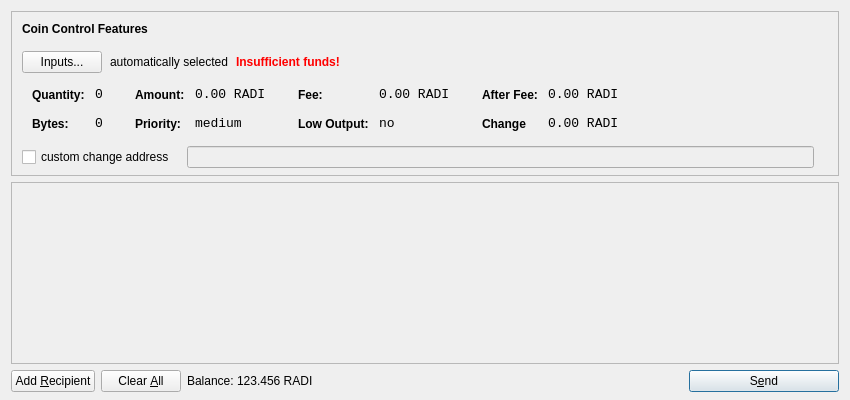
<?xml version="1.0" encoding="UTF-8"?>
<ui version="4.0">
 <class>SendCoinsDialog</class>
 <widget class="QDialog" name="SendCoinsDialog">
  <property name="geometry">
   <rect>
    <x>0</x>
    <y>0</y>
    <width>850</width>
    <height>400</height>
   </rect>
  </property>
  <property name="windowTitle">
   <string>Send Coins</string>
  </property>
  <layout class="QVBoxLayout" name="verticalLayout" stretch="0,1,0">
   <property name="bottomMargin">
    <number>8</number>
   </property>
   <item>
    <widget class="QFrame" name="frameCoinControl">
     <property name="sizePolicy">
      <sizepolicy hsizetype="Expanding" vsizetype="Expanding">
       <horstretch>0</horstretch>
       <verstretch>0</verstretch>
      </sizepolicy>
     </property>
     <property name="maximumSize">
      <size>
       <width>16777215</width>
       <height>16777215</height>
      </size>
     </property>
     <property name="frameShape">
      <enum>QFrame::StyledPanel</enum>
     </property>
     <property name="frameShadow">
      <enum>QFrame::Sunken</enum>
     </property>
     <layout class="QVBoxLayout" name="verticalLayoutCoinControl2">
      <property name="spacing">
       <number>-1</number>
      </property>
      <property name="leftMargin">
       <number>0</number>
      </property>
      <property name="topMargin">
       <number>0</number>
      </property>
      <property name="rightMargin">
       <number>0</number>
      </property>
      <property name="bottomMargin">
       <number>6</number>
      </property>
      <item>
       <layout class="QVBoxLayout" name="verticalLayoutCoinControl" stretch="0,0,0,0,1">
        <property name="spacing">
         <number>0</number>
        </property>
        <property name="leftMargin">
         <number>10</number>
        </property>
        <property name="topMargin">
         <number>10</number>
        </property>
        <item>
         <layout class="QHBoxLayout" name="horizontalLayoutCoinControl1">
          <property name="bottomMargin">
           <number>15</number>
          </property>
          <item>
           <widget class="QLabel" name="labelCoinControlFeatures">
            <property name="sizePolicy">
             <sizepolicy hsizetype="Preferred" vsizetype="Maximum">
              <horstretch>0</horstretch>
              <verstretch>0</verstretch>
             </sizepolicy>
            </property>
            <property name="font">
             <font>
              <weight>75</weight>
              <bold>true</bold>
             </font>
            </property>
            <property name="styleSheet">
             <string notr="true">font-weight:bold;</string>
            </property>
            <property name="text">
             <string>Coin Control Features</string>
            </property>
           </widget>
          </item>
         </layout>
        </item>
        <item>
         <layout class="QHBoxLayout" name="horizontalLayoutCoinControl2" stretch="0,0,0,0">
          <property name="spacing">
           <number>8</number>
          </property>
          <property name="bottomMargin">
           <number>10</number>
          </property>
          <item>
           <widget class="QPushButton" name="pushButtonCoinControl">
            <property name="styleSheet">
             <string notr="true"/>
            </property>
            <property name="text">
             <string>Inputs...</string>
            </property>
           </widget>
          </item>
          <item>
           <widget class="QLabel" name="labelCoinControlAutomaticallySelected">
            <property name="text">
             <string>automatically selected</string>
            </property>
            <property name="margin">
             <number>5</number>
            </property>
           </widget>
          </item>
          <item>
           <widget class="QLabel" name="labelCoinControlInsuffFunds">
            <property name="font">
             <font>
              <weight>75</weight>
              <bold>true</bold>
             </font>
            </property>
            <property name="styleSheet">
             <string notr="true">color:red;font-weight:bold;</string>
            </property>
            <property name="text">
             <string>Insufficient funds!</string>
            </property>
            <property name="margin">
             <number>5</number>
            </property>
           </widget>
          </item>
          <item>
           <spacer name="horizontalSpacerCoinControl">
            <property name="orientation">
             <enum>Qt::Horizontal</enum>
            </property>
            <property name="sizeHint" stdset="0">
             <size>
              <width>40</width>
              <height>1</height>
             </size>
            </property>
           </spacer>
          </item>
         </layout>
        </item>
        <item>
         <widget class="QWidget" name="widgetCoinControl" native="true">
          <property name="sizePolicy">
           <sizepolicy hsizetype="Preferred" vsizetype="Preferred">
            <horstretch>0</horstretch>
            <verstretch>0</verstretch>
           </sizepolicy>
          </property>
          <property name="minimumSize">
           <size>
            <width>0</width>
            <height>0</height>
           </size>
          </property>
          <property name="styleSheet">
           <string notr="true"/>
          </property>
          <layout class="QHBoxLayout" name="horizontalLayoutCoinControl5">
           <property name="margin">
            <number>0</number>
           </property>
           <item>
            <layout class="QHBoxLayout" name="horizontalLayoutCoinControl3" stretch="0,0,0,1">
             <property name="spacing">
              <number>20</number>
             </property>
             <property name="topMargin">
              <number>0</number>
             </property>
             <property name="bottomMargin">
              <number>10</number>
             </property>
             <item>
              <layout class="QFormLayout" name="formLayoutCoinControl1">
               <property name="horizontalSpacing">
                <number>10</number>
               </property>
               <property name="verticalSpacing">
                <number>14</number>
               </property>
               <property name="leftMargin">
                <number>10</number>
               </property>
               <property name="topMargin">
                <number>4</number>
               </property>
               <property name="rightMargin">
                <number>6</number>
               </property>
               <item row="0" column="0">
                <widget class="QLabel" name="labelCoinControlQuantityText">
                 <property name="styleSheet">
                  <string notr="true">font-weight:bold;</string>
                 </property>
                 <property name="text">
                  <string>Quantity:</string>
                 </property>
                 <property name="margin">
                  <number>0</number>
                 </property>
                </widget>
               </item>
               <item row="0" column="1">
                <widget class="QLabel" name="labelCoinControlQuantity">
                 <property name="font">
                  <font>
                   <family>Monospace</family>
                   <pointsize>10</pointsize>
                  </font>
                 </property>
                 <property name="cursor">
                  <cursorShape>IBeamCursor</cursorShape>
                 </property>
                 <property name="contextMenuPolicy">
                  <enum>Qt::ActionsContextMenu</enum>
                 </property>
                 <property name="text">
                  <string>0</string>
                 </property>
                 <property name="margin">
                  <number>0</number>
                 </property>
                 <property name="textInteractionFlags">
                  <set>Qt::LinksAccessibleByMouse|Qt::TextSelectableByKeyboard|Qt::TextSelectableByMouse</set>
                 </property>
                </widget>
               </item>
               <item row="1" column="0">
                <widget class="QLabel" name="labelCoinControlBytesText">
                 <property name="styleSheet">
                  <string notr="true">font-weight:bold;</string>
                 </property>
                 <property name="text">
                  <string>Bytes:</string>
                 </property>
                </widget>
               </item>
               <item row="1" column="1">
                <widget class="QLabel" name="labelCoinControlBytes">
                 <property name="font">
                  <font>
                   <family>Monospace</family>
                   <pointsize>10</pointsize>
                  </font>
                 </property>
                 <property name="cursor">
                  <cursorShape>IBeamCursor</cursorShape>
                 </property>
                 <property name="contextMenuPolicy">
                  <enum>Qt::ActionsContextMenu</enum>
                 </property>
                 <property name="text">
                  <string>0</string>
                 </property>
                 <property name="textInteractionFlags">
                  <set>Qt::LinksAccessibleByMouse|Qt::TextSelectableByKeyboard|Qt::TextSelectableByMouse</set>
                 </property>
                </widget>
               </item>
              </layout>
             </item>
             <item>
              <layout class="QFormLayout" name="formLayoutCoinControl2">
               <property name="horizontalSpacing">
                <number>10</number>
               </property>
               <property name="verticalSpacing">
                <number>14</number>
               </property>
               <property name="leftMargin">
                <number>6</number>
               </property>
               <property name="topMargin">
                <number>4</number>
               </property>
               <property name="rightMargin">
                <number>6</number>
               </property>
               <item row="0" column="0">
                <widget class="QLabel" name="labelCoinControlAmountText">
                 <property name="styleSheet">
                  <string notr="true">font-weight:bold;</string>
                 </property>
                 <property name="text">
                  <string>Amount:</string>
                 </property>
                 <property name="margin">
                  <number>0</number>
                 </property>
                </widget>
               </item>
               <item row="0" column="1">
                <widget class="QLabel" name="labelCoinControlAmount">
                 <property name="font">
                  <font>
                   <family>Monospace</family>
                   <pointsize>10</pointsize>
                  </font>
                 </property>
                 <property name="cursor">
                  <cursorShape>IBeamCursor</cursorShape>
                 </property>
                 <property name="contextMenuPolicy">
                  <enum>Qt::ActionsContextMenu</enum>
                 </property>
                 <property name="text">
                  <string>0.00 RADI</string>
                 </property>
                 <property name="textInteractionFlags">
                  <set>Qt::LinksAccessibleByMouse|Qt::TextSelectableByKeyboard|Qt::TextSelectableByMouse</set>
                 </property>
                </widget>
               </item>
               <item row="1" column="0">
                <widget class="QLabel" name="labelCoinControlPriorityText">
                 <property name="styleSheet">
                  <string notr="true">font-weight:bold;</string>
                 </property>
                 <property name="text">
                  <string>Priority:</string>
                 </property>
                </widget>
               </item>
               <item row="1" column="1">
                <widget class="QLabel" name="labelCoinControlPriority">
                 <property name="font">
                  <font>
                   <family>Monospace</family>
                   <pointsize>10</pointsize>
                  </font>
                 </property>
                 <property name="cursor">
                  <cursorShape>IBeamCursor</cursorShape>
                 </property>
                 <property name="contextMenuPolicy">
                  <enum>Qt::ActionsContextMenu</enum>
                 </property>
                 <property name="text">
                  <string>medium</string>
                 </property>
                 <property name="textInteractionFlags">
                  <set>Qt::LinksAccessibleByMouse|Qt::TextSelectableByKeyboard|Qt::TextSelectableByMouse</set>
                 </property>
                </widget>
               </item>
              </layout>
             </item>
             <item>
              <layout class="QFormLayout" name="formLayoutCoinControl3">
               <property name="horizontalSpacing">
                <number>10</number>
               </property>
               <property name="verticalSpacing">
                <number>14</number>
               </property>
               <property name="leftMargin">
                <number>6</number>
               </property>
               <property name="topMargin">
                <number>4</number>
               </property>
               <property name="rightMargin">
                <number>6</number>
               </property>
               <item row="0" column="0">
                <widget class="QLabel" name="labelCoinControlFeeText">
                 <property name="styleSheet">
                  <string notr="true">font-weight:bold;</string>
                 </property>
                 <property name="text">
                  <string>Fee:</string>
                 </property>
                 <property name="margin">
                  <number>0</number>
                 </property>
                </widget>
               </item>
               <item row="0" column="1">
                <widget class="QLabel" name="labelCoinControlFee">
                 <property name="font">
                  <font>
                   <family>Monospace</family>
                   <pointsize>10</pointsize>
                  </font>
                 </property>
                 <property name="cursor">
                  <cursorShape>IBeamCursor</cursorShape>
                 </property>
                 <property name="contextMenuPolicy">
                  <enum>Qt::ActionsContextMenu</enum>
                 </property>
                 <property name="text">
                  <string>0.00 RADI</string>
                 </property>
                 <property name="textInteractionFlags">
                  <set>Qt::LinksAccessibleByMouse|Qt::TextSelectableByKeyboard|Qt::TextSelectableByMouse</set>
                 </property>
                </widget>
               </item>
               <item row="1" column="0">
                <widget class="QLabel" name="labelCoinControlLowOutputText">
                 <property name="styleSheet">
                  <string notr="true">font-weight:bold;</string>
                 </property>
                 <property name="text">
                  <string>Low Output:</string>
                 </property>
                </widget>
               </item>
               <item row="1" column="1">
                <widget class="QLabel" name="labelCoinControlLowOutput">
                 <property name="font">
                  <font>
                   <family>Monospace</family>
                   <pointsize>10</pointsize>
                  </font>
                 </property>
                 <property name="cursor">
                  <cursorShape>IBeamCursor</cursorShape>
                 </property>
                 <property name="contextMenuPolicy">
                  <enum>Qt::ActionsContextMenu</enum>
                 </property>
                 <property name="text">
                  <string>no</string>
                 </property>
                 <property name="textInteractionFlags">
                  <set>Qt::LinksAccessibleByMouse|Qt::TextSelectableByKeyboard|Qt::TextSelectableByMouse</set>
                 </property>
                </widget>
               </item>
              </layout>
             </item>
             <item>
              <layout class="QFormLayout" name="formLayoutCoinControl4">
               <property name="horizontalSpacing">
                <number>10</number>
               </property>
               <property name="verticalSpacing">
                <number>14</number>
               </property>
               <property name="leftMargin">
                <number>6</number>
               </property>
               <property name="topMargin">
                <number>4</number>
               </property>
               <property name="rightMargin">
                <number>6</number>
               </property>
               <item row="0" column="0">
                <widget class="QLabel" name="labelCoinControlAfterFeeText">
                 <property name="styleSheet">
                  <string notr="true">font-weight:bold;</string>
                 </property>
                 <property name="text">
                  <string>After Fee:</string>
                 </property>
                 <property name="margin">
                  <number>0</number>
                 </property>
                </widget>
               </item>
               <item row="0" column="1">
                <widget class="QLabel" name="labelCoinControlAfterFee">
                 <property name="font">
                  <font>
                   <family>Monospace</family>
                   <pointsize>10</pointsize>
                  </font>
                 </property>
                 <property name="cursor">
                  <cursorShape>IBeamCursor</cursorShape>
                 </property>
                 <property name="contextMenuPolicy">
                  <enum>Qt::ActionsContextMenu</enum>
                 </property>
                 <property name="text">
                  <string>0.00 RADI</string>
                 </property>
                 <property name="textInteractionFlags">
                  <set>Qt::LinksAccessibleByMouse|Qt::TextSelectableByKeyboard|Qt::TextSelectableByMouse</set>
                 </property>
                </widget>
               </item>
               <item row="1" column="0">
                <widget class="QLabel" name="labelCoinControlChangeText">
                 <property name="styleSheet">
                  <string notr="true">font-weight:bold;</string>
                 </property>
                 <property name="text">
                  <string>Change</string>
                 </property>
                </widget>
               </item>
               <item row="1" column="1">
                <widget class="QLabel" name="labelCoinControlChange">
                 <property name="font">
                  <font>
                   <family>Monospace</family>
                   <pointsize>10</pointsize>
                  </font>
                 </property>
                 <property name="cursor">
                  <cursorShape>IBeamCursor</cursorShape>
                 </property>
                 <property name="contextMenuPolicy">
                  <enum>Qt::ActionsContextMenu</enum>
                 </property>
                 <property name="text">
                  <string>0.00 RADI</string>
                 </property>
                 <property name="textInteractionFlags">
                  <set>Qt::LinksAccessibleByMouse|Qt::TextSelectableByKeyboard|Qt::TextSelectableByMouse</set>
                 </property>
                </widget>
               </item>
              </layout>
             </item>
            </layout>
           </item>
          </layout>
         </widget>
        </item>
        <item>
         <layout class="QHBoxLayout" name="horizontalLayoutCoinControl4" stretch="0,0,0">
          <property name="spacing">
           <number>12</number>
          </property>
          <property name="sizeConstraint">
           <enum>QLayout::SetDefaultConstraint</enum>
          </property>
          <property name="topMargin">
           <number>5</number>
          </property>
          <property name="rightMargin">
           <number>5</number>
          </property>
          <item>
           <widget class="QCheckBox" name="checkBoxCoinControlChange">
            <property name="text">
             <string>custom change address</string>
            </property>
           </widget>
          </item>
          <item>
           <widget class="QLineEdit" name="lineEditCoinControlChange">
            <property name="enabled">
             <bool>false</bool>
            </property>
            <property name="sizePolicy">
             <sizepolicy hsizetype="Expanding" vsizetype="Fixed">
              <horstretch>0</horstretch>
              <verstretch>0</verstretch>
             </sizepolicy>
            </property>
           </widget>
          </item>
          <item>
           <widget class="QLabel" name="labelCoinControlChangeLabel">
            <property name="sizePolicy">
             <sizepolicy hsizetype="Preferred" vsizetype="Expanding">
              <horstretch>0</horstretch>
              <verstretch>0</verstretch>
             </sizepolicy>
            </property>
            <property name="minimumSize">
             <size>
              <width>0</width>
              <height>0</height>
             </size>
            </property>
            <property name="text">
             <string/>
            </property>
            <property name="margin">
             <number>3</number>
            </property>
           </widget>
          </item>
         </layout>
        </item>
        <item>
         <spacer name="verticalSpacerCoinControl">
          <property name="orientation">
           <enum>Qt::Vertical</enum>
          </property>
          <property name="sizeHint" stdset="0">
           <size>
            <width>800</width>
            <height>1</height>
           </size>
          </property>
         </spacer>
        </item>
       </layout>
      </item>
     </layout>
    </widget>
   </item>
   <item>
    <widget class="QScrollArea" name="scrollArea">
     <property name="widgetResizable">
      <bool>true</bool>
     </property>
     <widget class="QWidget" name="scrollAreaWidgetContents">
      <property name="geometry">
       <rect>
        <x>0</x>
        <y>0</y>
        <width>830</width>
        <height>165</height>
       </rect>
      </property>
      <layout class="QVBoxLayout" name="verticalLayout_2">
       <property name="margin">
        <number>0</number>
       </property>
       <item>
        <layout class="QVBoxLayout" name="entries">
         <property name="spacing">
          <number>6</number>
         </property>
        </layout>
       </item>
       <item>
        <spacer name="verticalSpacer">
         <property name="orientation">
          <enum>Qt::Vertical</enum>
         </property>
         <property name="sizeHint" stdset="0">
          <size>
           <width>20</width>
           <height>40</height>
          </size>
         </property>
        </spacer>
       </item>
      </layout>
     </widget>
    </widget>
   </item>
   <item>
    <layout class="QHBoxLayout" name="horizontalLayout">
     <item>
      <widget class="QPushButton" name="addButton">
       <property name="toolTip">
        <string>Send to multiple recipients at once</string>
       </property>
       <property name="text">
        <string>Add &amp;Recipient</string>
       </property>
       <property name="icon">
        <iconset resource="../bitcoin.qrc">
         <normaloff>:/icons/add</normaloff>:/icons/add</iconset>
       </property>
       <property name="autoDefault">
        <bool>false</bool>
       </property>
      </widget>
     </item>
     <item>
      <widget class="QPushButton" name="clearButton">
       <property name="sizePolicy">
        <sizepolicy hsizetype="Minimum" vsizetype="Fixed">
         <horstretch>0</horstretch>
         <verstretch>0</verstretch>
        </sizepolicy>
       </property>
       <property name="toolTip">
        <string>Remove all transaction fields</string>
       </property>
       <property name="text">
        <string>Clear &amp;All</string>
       </property>
       <property name="icon">
        <iconset resource="../bitcoin.qrc">
         <normaloff>:/icons/remove</normaloff>:/icons/remove</iconset>
       </property>
       <property name="autoRepeatDelay">
        <number>300</number>
       </property>
       <property name="autoDefault">
        <bool>false</bool>
       </property>
      </widget>
     </item>
     <item>
      <layout class="QHBoxLayout" name="horizontalLayout_2">
       <property name="spacing">
        <number>3</number>
       </property>
       <item>
        <widget class="QLabel" name="label">
         <property name="sizePolicy">
          <sizepolicy hsizetype="Preferred" vsizetype="Fixed">
           <horstretch>0</horstretch>
           <verstretch>0</verstretch>
          </sizepolicy>
         </property>
         <property name="text">
          <string>Balance:</string>
         </property>
        </widget>
       </item>
       <item>
        <widget class="QLabel" name="labelBalance">
         <property name="sizePolicy">
          <sizepolicy hsizetype="Preferred" vsizetype="Fixed">
           <horstretch>0</horstretch>
           <verstretch>0</verstretch>
          </sizepolicy>
         </property>
         <property name="cursor">
          <cursorShape>IBeamCursor</cursorShape>
         </property>
         <property name="text">
          <string>123.456 RADI</string>
         </property>
         <property name="textInteractionFlags">
          <set>Qt::LinksAccessibleByMouse|Qt::TextSelectableByKeyboard|Qt::TextSelectableByMouse</set>
         </property>
        </widget>
       </item>
      </layout>
     </item>
     <item>
      <spacer name="horizontalSpacer">
       <property name="orientation">
        <enum>Qt::Horizontal</enum>
       </property>
       <property name="sizeHint" stdset="0">
        <size>
         <width>40</width>
         <height>20</height>
        </size>
       </property>
      </spacer>
     </item>
     <item>
      <widget class="QPushButton" name="sendButton">
       <property name="minimumSize">
        <size>
         <width>150</width>
         <height>0</height>
        </size>
       </property>
       <property name="toolTip">
        <string>Confirm the send action</string>
       </property>
       <property name="text">
        <string>S&amp;end</string>
       </property>
       <property name="icon">
        <iconset resource="../bitcoin.qrc">
         <normaloff>:/icons/send</normaloff>:/icons/send</iconset>
       </property>
       <property name="default">
        <bool>true</bool>
       </property>
      </widget>
     </item>
    </layout>
   </item>
  </layout>
 </widget>
 <resources>
  <include location="../bitcoin.qrc"/>
 </resources>
 <connections/>
</ui>
